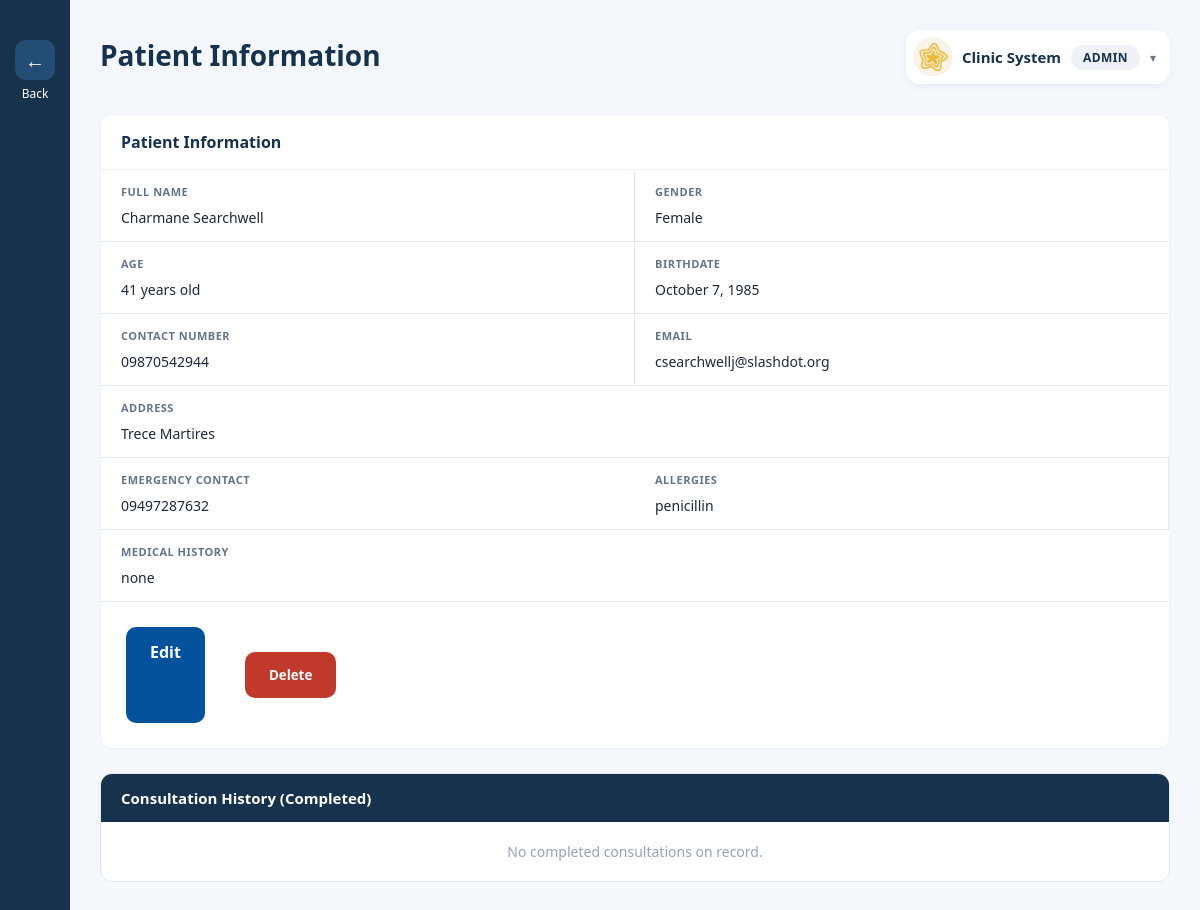
The app's page /view/admin/view_patient.php?id=20 (signed in), older data.
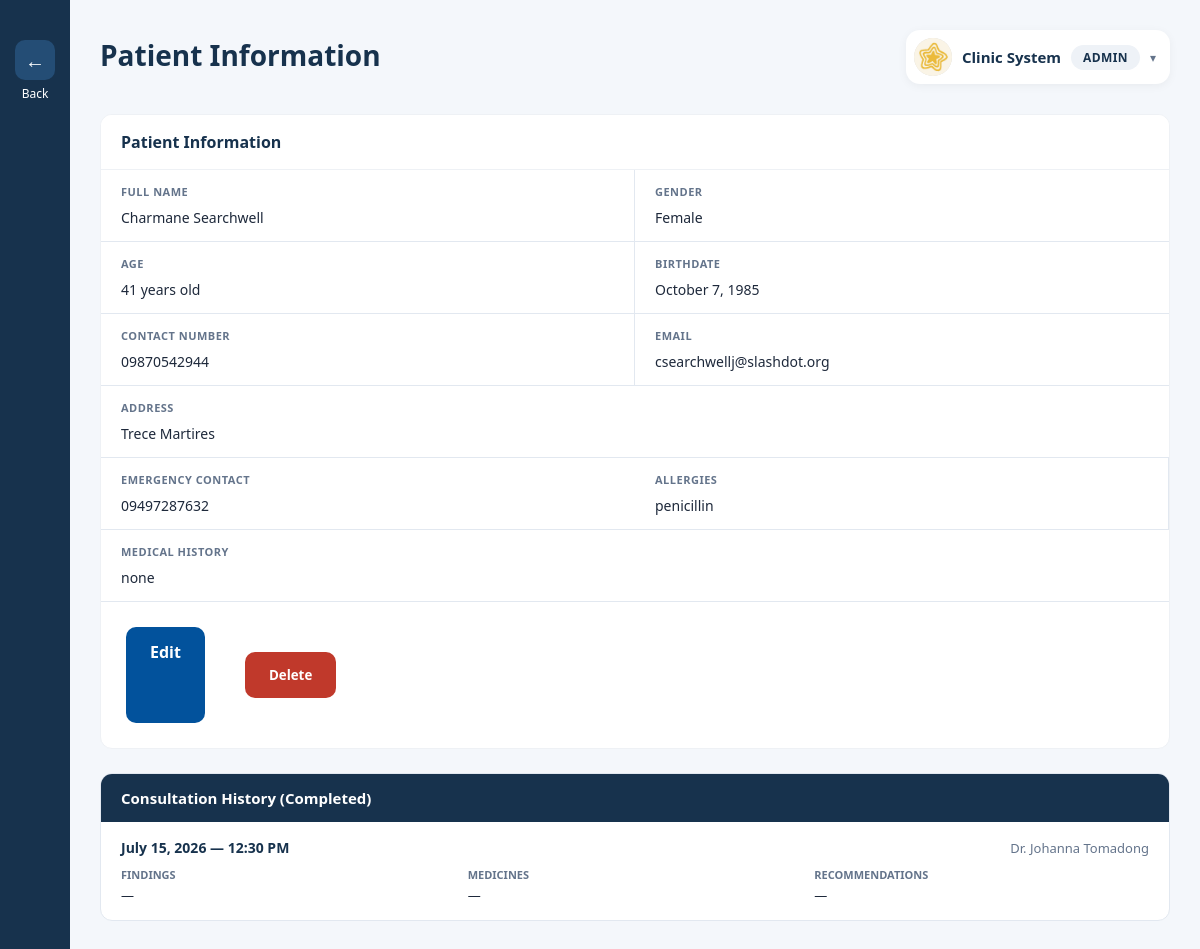
The same page, newer data.
### tables this page shows
CREATE TABLE `consultations` (
  `id` int(11) NOT NULL,
  `appointment_id` int(11) NOT NULL,
  `doctor_id` int(11) NOT NULL,
  `patient_id` int(11) NOT NULL,
  `findings` text DEFAULT NULL,
  `followup_needed` enum('yes','no') DEFAULT 'no',
  `followup_date` date DEFAULT NULL,
  `status` enum('pending','completed') DEFAULT 'completed',
  `created_at` timestamp NOT NULL DEFAULT current_timestamp(),
  `is_done` tinyint(1) DEFAULT 0
);

CREATE TABLE `appointments` (
  `id` int(11) NOT NULL,
  `patient_id` int(11) NOT NULL,
  `doctor_id` int(11) NOT NULL,
  `appointment_date` date NOT NULL,
  `appointment_time` varchar(20) NOT NULL,
  `purpose` text DEFAULT NULL,
  `status` enum('pending','confirmed','completed','cancelled') DEFAULT 'pending',
  `created_at` timestamp NOT NULL DEFAULT current_timestamp(),
  `admin_checked` tinyint(1) DEFAULT 0
);

### model/Patient.php (called while the page is built, shortened)
<?php
class Patient {
    private $conn;
    function __construct($db){
        $this->conn = $db;
    }
    function getPatientConsultationHistory($patient_id){
        $query = "SELECT c.*,
                  CONCAT(d.first_name, ' ', d.last_name) as doctor_name,
                  a.appointment_date, a.appointment_time, a.purpose
                  FROM consultations c
                  LEFT JOIN users d ON c.doctor_id = d.id
                  LEFT JOIN appointments a ON c.appointment_id = a.id
                  WHERE c.patient_id = :patient_id AND a.status = 'completed'
                  ORDER BY c.created_at DESC";
        $stmt = $this->conn->prepare($query);
        $stmt->bindParam(":patient_id", $patient_id);
        $stmt->execute();
        return $stmt;
    }
    function getConsultationMedicines($consultation_id){
        $query = "SELECT * FROM consultation_medicines WHERE consultation_id = :cid";
        $stmt = $this->conn->prepare($query);
        $stmt->bindParam(":cid", $consultation_id);
        $stmt->execute();
        return $stmt;
    }
    function getConsultationRecommendations($consultation_id){
        $query = "SELECT * FROM consultation_recommendations WHERE consultation_id = :cid";
        $stmt = $this->conn->prepare($query);
        $stmt->bindParam(":cid", $consultation_id);
        $stmt->execute();
        return $stmt;
    }
}

### view/admin/view_patient.php (the view, shortened to what the changed rows need)
<?php
require_once 'C:\xampp\htdocs\clinic1\model\Patient.php';
$database = new Database();
$conn = $database->connect();
$patient = new Patient($conn);
$id = $_GET['id'] ?? 0;
$edit_mode = isset($_GET['edit']) && $_GET['edit'] == 1;
$history = $patient->getPatientConsultationHistory($id);
?>
<!DOCTYPE html>
<html lang="en">
<head>
    <link rel="stylesheet" href="../css/admin_dashboard.css">
    <link rel="stylesheet" href="../css/admin.css">
</head>
<body>
<div class="dashboard-container">
    <main class="main-content">
        <header class="topbar">
            <div class="topbar-left">
                <div class="clinic-text">
                    <h1>Patient Information</h1>
                </div>
            </div>
        </header>
        <?php if(!$edit_mode): ?>
        <div class="history-section">
            <div class="history-header">Consultation History (Completed)</div>
            <?php if ($history && $history->rowCount() > 0): ?>
                <?php while ($h = $history->fetch(PDO::FETCH_ASSOC)):
                    $meds = $patient->getConsultationMedicines($h['id']);
                    $recs = $patient->getConsultationRecommendations($h['id']);
                ?>
                <div class="history-item">
                    <div class="history-item-header">
                        <span class="history-date"><?php echo date('F j, Y', strtotime($h['appointment_date'])); ?> &mdash; <?php echo $h['appointment_time']; ?></span>
                        <span class="history-doctor">Dr. <?php echo $h['doctor_name']; ?></span>
                    </div>
                    <div class="history-body">
                        <div class="history-col">
                            <label>Findings</label>
                            <p><?php echo $h['findings'] ?: '—'; ?></p>
                        </div>
                        <div class="history-col">
                            <label>Medicines</label>
                            <?php $med_rows = $meds->fetchAll(PDO::FETCH_ASSOC); ?>
                            <?php if($med_rows): ?>
                            <ul>
                                <?php foreach($med_rows as $m): ?>
                                <li><?php echo $m['medicine_name'].' ('.$m['dosage'].') '.$m['frequency'].' &times; '.$m['duration']; ?></li>
                                <?php endforeach; ?>
                            </ul>
                            <?php else: ?><p>—</p><?php endif; ?>
                        </div>
                        <div class="history-col">
                            <label>Recommendations</label>
                            <?php $rec_rows = $recs->fetchAll(PDO::FETCH_ASSOC); ?>
                            <?php if($rec_rows): ?>
                            <ul>
                                <?php foreach($rec_rows as $r): ?>
                                <li><?php echo $r['recommendation']; ?></li>
                                <?php endforeach; ?>
                            </ul>
                            <?php else: ?><p>—</p><?php endif; ?>
                        </div>
                    </div>
                </div>
                <?php endwhile; ?>
            <?php else: ?>
                <div class="empty-history">No completed consultations on record.</div>
            <?php endif; ?>
        </div>
        <?php endif; ?>
    </main>
</div>
</body>
</html>

Row changes from the older to the newer data that the page shows:
added consultations: appointment.appointment_date "July 15, 2026", appointment.appointment_time "12:30 PM", doctor_name "Johanna Tomadong", findings "—"
Text that changed along with them:
text no longer shown: "No completed consultations on record."
